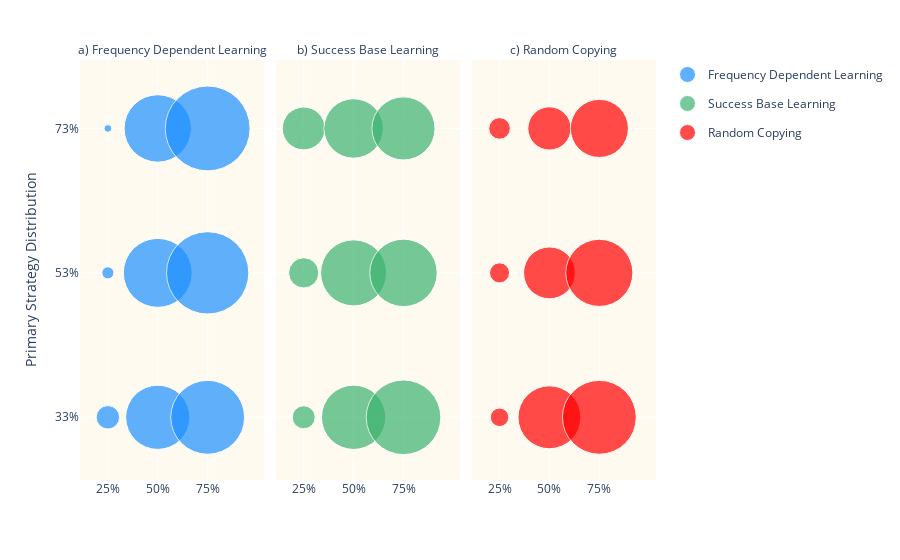

Notebook code for this chart:
### Code cell
# change the background color and the bubble colors

grouped_po['initial_cooperate_prob'] = pd.to_numeric(grouped_po['initial_cooperate_prob'], errors='coerce')
grouped_po['primary_ratio'] = pd.to_numeric(grouped_po['primary_ratio'], errors='coerce')

color_palette = {
    'Frequency Dependent Learning': 'dodgerblue',
    'Success Base Learning': 'mediumseagreen',
    'Random Copying': 'red'
}

initial_cooperate_prob_range = np.array([0.25, 0.5, 0.75])  
primary_strategy_range = np.array([1/3, 0.53, 0.73])      

# create bins and labels
bins_icp = np.concatenate(([0], initial_cooperate_prob_range + 0.125))
labels_icp = ['25%', '50%', '75%']

bins_pr = np.concatenate(([0], primary_strategy_range + 0.1))
labels_pr = ['33%', '53%', '73%']

# categorization using pd.cut
grouped_po['initial_cooperate_prob_cat'] = pd.cut(grouped_po['initial_cooperate_prob'], bins=bins_icp, labels=labels_icp, include_lowest=True)
grouped_po['primary_ratio_cat'] = pd.cut(grouped_po['primary_ratio'], bins=bins_pr, labels=labels_pr, include_lowest=True)

fig = px.scatter(grouped_po, x='initial_cooperate_prob_cat', y='primary_ratio_cat', 
                 size='Average Score(Frequency Dependent)', 
                 color='primary_strategy', 
                 facet_col='primary_strategy',
                 category_orders={"primary_strategy": ["Frequency Dependent Learning", "Success Base Learning", "Random Copying"]},
                 color_discrete_map=color_palette,
                 size_max=60, labels={
                     "initial_cooperate_prob_cat": "Initial Cooperation Probability",
                     "primary_ratio_cat": "Primary Strategy Distribution",
                     "Average Score(Frequency Dependent)": "Average Score"
                 } )


fig.update_layout(
    plot_bgcolor='floralwhite', 
    legend_title_text='Strategy',
    xaxis_title="",
    yaxis_title="Primary Strategy Distribution",
    legend=dict(itemsizing='constant')
)


fig.layout.legend = None

# add subplot titles
subplot_titles = ['a) Frequency Dependent Learning', 'b) Success Base Learning', 'c) Random Copying']
for i, subplot_title in enumerate(subplot_titles, 1):
    fig.layout.annotations[i-1].text = subplot_title


fig.update_xaxes(type='category', title="")
fig.show()

### Figure 1 — Plotly figure (JSON) as saved in the notebook; plotly's stock layout.template omitted (floating-point values rounded to 4 significant figures)
{"data": [{"hovertemplate": "primary_strategy=Frequency Dependent Learning<br>Initial Cooperation Probability=%{x}<br>Primary Strategy Distribution=%{y}<br>Average Score=%{marker.size}<extra></extra>", "legendgroup": "Frequency Dependent Learning", "marker": {"color": "dodgerblue", "size": [29.9, 8.035, 3.209, 225.0, 259.4, 248.0, 297.9, 369.9, 393.1], "sizemode": "area", "sizeref": 0.1092, "symbol": "circle"}, "mode": "markers", "name": "Frequency Dependent Learning", "orientation": "v", "showlegend": true, "type": "scatter", "x": ["25%", "25%", "25%", "50%", "50%", "50%", "75%", "75%", "75%"], "xaxis": "x", "y": ["33%", "53%", "73%", "33%", "53%", "73%", "33%", "53%", "73%"], "yaxis": "y"}, {"hovertemplate": "primary_strategy=Success Base Learning<br>Initial Cooperation Probability=%{x}<br>Primary Strategy Distribution=%{y}<br>Average Score=%{marker.size}<extra></extra>", "legendgroup": "Success Base Learning", "marker": {"color": "mediumseagreen", "size": [28.92, 49.85, 100.3, 225.9, 238.1, 193.2, 304.0, 248.4, 217.7], "sizemode": "area", "sizeref": 0.1092, "symbol": "circle"}, "mode": "markers", "name": "Success Base Learning", "orientation": "v", "showlegend": true, "type": "scatter", "x": ["25%", "25%", "25%", "50%", "50%", "50%", "75%", "75%", "75%"], "xaxis": "x2", "y": ["33%", "53%", "73%", "33%", "53%", "73%", "33%", "53%", "73%"], "yaxis": "y2"}, {"hovertemplate": "primary_strategy=Random Copying<br>Initial Cooperation Probability=%{x}<br>Primary Strategy Distribution=%{y}<br>Average Score=%{marker.size}<extra></extra>", "legendgroup": "Random Copying", "marker": {"color": "red", "size": [18.71, 22.02, 25.42, 216.3, 146.5, 102.0, 298.0, 246.2, 184.4], "sizemode": "area", "sizeref": 0.1092, "symbol": "circle"}, "mode": "markers", "name": "Random Copying", "orientation": "v", "showlegend": true, "type": "scatter", "x": ["25%", "25%", "25%", "50%", "50%", "50%", "75%", "75%", "75%"], "xaxis": "x3", "y": ["33%", "53%", "73%", "33%", "53%", "73%", "33%", "53%", "73%"], "yaxis": "y3"}], "layout": {"annotations": [{"font": {}, "showarrow": false, "text": "a) Frequency Dependent Learning", "x": 0.16, "xanchor": "center", "xref": "paper", "y": 1, "yanchor": "bottom", "yref": "paper"}, {"font": {}, "showarrow": false, "text": "b) Success Base Learning", "x": 0.5, "xanchor": "center", "xref": "paper", "y": 1, "yanchor": "bottom", "yref": "paper"}, {"font": {}, "showarrow": false, "text": "c) Random Copying", "x": 0.84, "xanchor": "center", "xref": "paper", "y": 1, "yanchor": "bottom", "yref": "paper"}], "margin": {"t": 60}, "plot_bgcolor": "floralwhite", "xaxis": {"anchor": "y", "domain": [0, 0.32], "title": {"text": ""}, "type": "category"}, "xaxis2": {"anchor": "y2", "domain": [0.34, 0.66], "matches": "x", "title": {"text": ""}, "type": "category"}, "xaxis3": {"anchor": "y3", "domain": [0.68, 1.0], "matches": "x", "title": {"text": ""}, "type": "category"}, "yaxis": {"anchor": "x", "domain": [0, 1], "title": {"text": "Primary Strategy Distribution"}}, "yaxis2": {"anchor": "x2", "domain": [0, 1], "matches": "y", "showticklabels": false}, "yaxis3": {"anchor": "x3", "domain": [0, 1], "matches": "y", "showticklabels": false}}}
